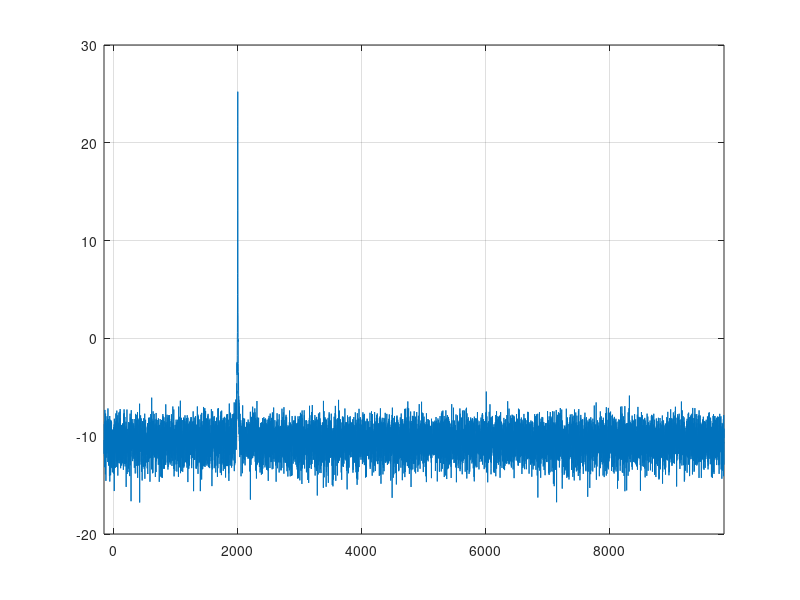

The MATLAB source for this figure:
% bank of deimated FIR filters
clearvars;
M = 32;
D = 24;
P=8;

L = M*P;

% Design prototype LPF (Hanning window)
idx = -P/2*(M/D):1/D:(M/D)*P/2-1/D; % (M/D) 1/D to extend to the correct L length. Note: need to design the filter for the decimation rate D not the maximally sampled rate M in fact I really need to investiagate proper filter design here to get a super tight corner to achieve an image rejection as low as askap does of -60dB.
x = sinc(idx);
hann = hanning(L).';
h = x.*hann;

% h = fir1(L-1, 0.95/D,'low',hamming(L));

osratio = M/D;


fs = 10e3;
f_soi = 2000;

Nfft = M;
Nfft_fine = 512;
hsov = (M-D)*Nfft_fine/(2*M);

fine_frames = 10;

X = zeros(Nfft, Nfft_fine);
Xf = zeros(Nfft*Nfft_fine, fine_frames);
Xfpruned = zeros(D*Nfft_fine, fine_frames);

yi = zeros(M,L-1);
n = (0:M-1)';
decmod = 0; % variable to track where to start from in next decimation sequence
nn = 0;
%%
for i=1:fine_frames
  st = 1;
  ed = 1;
  X = zeros(Nfft, Nfft_fine);
  while ed <= Nfft_fine
    % generate a sequence of input data
    argf = (1j*2*pi*f_soi/fs*(nn*M:(nn+1)*M-1)).';
    nn = nn+1;
    sig = exp(argf);
    noise = randn(M,1) + 1j*randn(M,1);
    x = sig + noise;
    
    for k = 1:M
      % mix
      xmix = x.*exp(-1j*2*pi*(k-1)*n/M);
      % lpf
      [ymix, yi(k,:)] = filter(h, 1, xmix, yi(k,:));
      % decimate
      ydec = ymix(1+decmod:D:end);
      % store
      ed = st+length(ydec);
      X(k, st:ed-1) = ydec;
    end
    st = ed;
    decmod = mod(D-M+decmod,D);
  end
  fine = fftshift(fft(X, Nfft_fine,2),2)/Nfft_fine; % also need to fftshift on the 2 dim here...
  fine_pruned = fine(:, hsov:end-hsov-1); % which is it... (hsov+1:end-hsov) or... ... it looks like the current one is correct
  Xf(:, i) = reshape(fine.', [Nfft*Nfft_fine,1]); % the .' on the reshape always gets me...
  Xfpruned(:, i) = reshape(fine_pruned.', [D*Nfft_fine,1]); % the .' on the reshape always gets me...
end
%%

fs_os = fs/D;
fshift = -(Nfft_fine/2-hsov+1);
fbins = (0:M*Nfft_fine-1)*fs/M/Nfft_fine;
fbins_pruned = ((0:D*Nfft_fine-1) + fshift)*fs_os/Nfft_fine;
% 
% figure(1);
% plot(fbins_pruned, 20*log10(abs(Xfpruned(:,1))))
% xlim([min(fbins_pruned), max(fbins_pruned)]);

% figure(2);
% Sxx = mean(abs(Xf).^2,2);
% plot(fbins, 10*log10(Sxx));

figure(3);
Sxx_pruned = mean(real(Xfpruned.*conj(Xfpruned)), 2);
plot(fbins_pruned, 10*log10(Sxx_pruned)); grid on;
xlim([min(fbins_pruned), max(fbins_pruned)]);
% ylim([-20, 70]);
% 
% for m = 1:M
%   figure(4);
%   subplot(4,8,m);
%   fbins_corrected = ((m-1)-1/2)*(Nfft_fine-2*hsov):((m-1)+1/2)*(Nfft_fine-2*hsov)-1;
%   f_corrected = fbins_corrected*fs_os/Nfft_fine;
%   plot(f_corrected, 20*log10(abs(fine_pruned(m,:)))); grid on;
%   xlim([min(f_corrected), max(f_corrected)]);
%   ylim([-60, 40]);
% end
% 
% % faxis not really correct here because it is linear. True faxis would
% % share edges with adjacent axes.
% for m = 1:M
%   figure(5);
%   subplot(4,8,m);
%   fbins_corrected = ((m-1)-1/2)*(Nfft_fine):((m-1)+1/2)*Nfft_fine-1;
%   f_corrected = fbins_corrected*fs_os/Nfft_fine;
%   plot(f_corrected, 20*log10(abs(fine(m,:)))); grid on;
%   xlim([min(f_corrected), max(f_corrected)]);
%   ylim([-60, 40]);
% end
